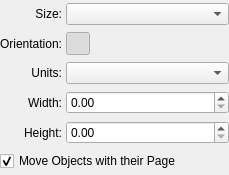
<?xml version="1.0" encoding="UTF-8"?>
<ui version="4.0">
 <class>ComponentPageLayout</class>
 <widget class="QWidget" name="ComponentPageLayout">
  <property name="geometry">
   <rect>
    <x>0</x>
    <y>0</y>
    <width>229</width>
    <height>175</height>
   </rect>
  </property>
  <property name="windowTitle">
   <string>Form</string>
  </property>
  <layout class="QGridLayout" name="gridLayout">
   <property name="leftMargin">
    <number>0</number>
   </property>
   <property name="topMargin">
    <number>0</number>
   </property>
   <property name="rightMargin">
    <number>0</number>
   </property>
   <property name="bottomMargin">
    <number>0</number>
   </property>
   <property name="spacing">
    <number>4</number>
   </property>
   <item row="0" column="0">
    <widget class="QLabel" name="labelPageSize">
     <property name="text">
      <string>Size:</string>
     </property>
     <property name="alignment">
      <set>Qt::AlignRight|Qt::AlignTrailing|Qt::AlignVCenter</set>
     </property>
    </widget>
   </item>
   <item row="4" column="1">
    <widget class="AdvancedSpinBox" name="numberHeight"/>
   </item>
   <item row="1" column="0">
    <widget class="QLabel" name="labelOrientation">
     <property name="text">
      <string>Orientation:</string>
     </property>
     <property name="alignment">
      <set>Qt::AlignRight|Qt::AlignTrailing|Qt::AlignVCenter</set>
     </property>
    </widget>
   </item>
   <item row="2" column="0">
    <widget class="QLabel" name="labelUnits">
     <property name="text">
      <string>Units:</string>
     </property>
     <property name="alignment">
      <set>Qt::AlignRight|Qt::AlignTrailing|Qt::AlignVCenter</set>
     </property>
    </widget>
   </item>
   <item row="1" column="1">
    <layout class="QHBoxLayout" name="horizontalLayout">
     <property name="spacing">
      <number>2</number>
     </property>
     <item>
      <widget class="QToolButton" name="buttonPortrait">
       <property name="text">
        <string/>
       </property>
       <property name="checkable">
        <bool>true</bool>
       </property>
       <property name="checked">
        <bool>true</bool>
       </property>
       <property name="autoRaise">
        <bool>true</bool>
       </property>
      </widget>
     </item>
     <item>
      <widget class="QToolButton" name="buttonLandscape">
       <property name="text">
        <string/>
       </property>
       <property name="checkable">
        <bool>true</bool>
       </property>
       <property name="autoRaise">
        <bool>true</bool>
       </property>
      </widget>
     </item>
     <item>
      <spacer name="horizontalSpacer_6">
       <property name="orientation">
        <enum>Qt::Horizontal</enum>
       </property>
       <property name="sizeHint" stdset="0">
        <size>
         <width>0</width>
         <height>0</height>
        </size>
       </property>
      </spacer>
     </item>
    </layout>
   </item>
   <item row="3" column="1">
    <widget class="AdvancedSpinBox" name="numberWidth"/>
   </item>
   <item row="4" column="0">
    <widget class="QLabel" name="labelHeight">
     <property name="text">
      <string>Height:</string>
     </property>
     <property name="alignment">
      <set>Qt::AlignRight|Qt::AlignTrailing|Qt::AlignVCenter</set>
     </property>
    </widget>
   </item>
   <item row="2" column="1">
    <widget class="QComboBox" name="comboUnits"/>
   </item>
   <item row="0" column="1">
    <widget class="QComboBox" name="comboPageSize"/>
   </item>
   <item row="3" column="0">
    <widget class="QLabel" name="labelWidth">
     <property name="text">
      <string>Width:</string>
     </property>
     <property name="alignment">
      <set>Qt::AlignRight|Qt::AlignTrailing|Qt::AlignVCenter</set>
     </property>
    </widget>
   </item>
   <item row="5" column="0" colspan="2">
    <widget class="QCheckBox" name="checkBoxMoveObjects">
     <property name="text">
      <string>Move Objects with their Page</string>
     </property>
     <property name="checked">
      <bool>true</bool>
     </property>
    </widget>
   </item>
  </layout>
 </widget>
 <customwidgets>
  <customwidget>
   <class>AdvancedSpinBox</class>
   <extends>QDoubleSpinBox</extends>
   <header>advanced_spinbox/advanced_spinbox.h</header>
  </customwidget>
 </customwidgets>
 <resources/>
 <connections/>
</ui>
